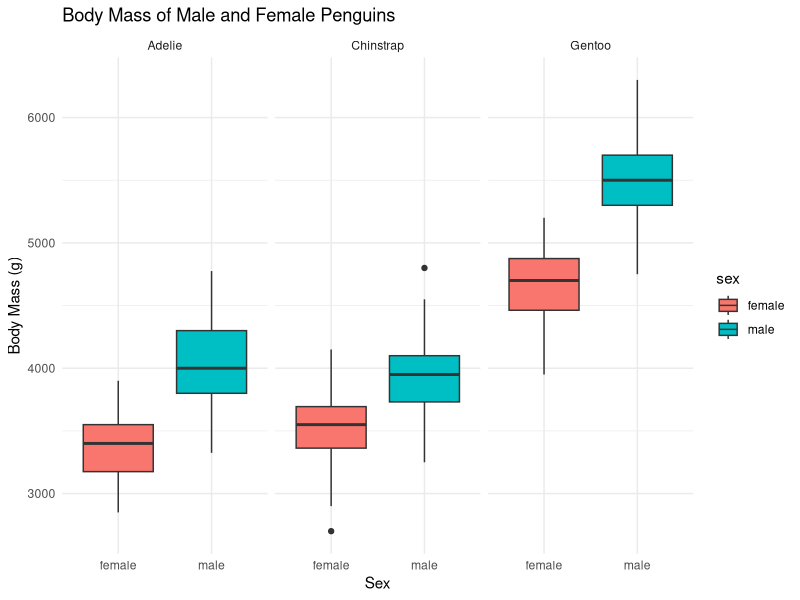
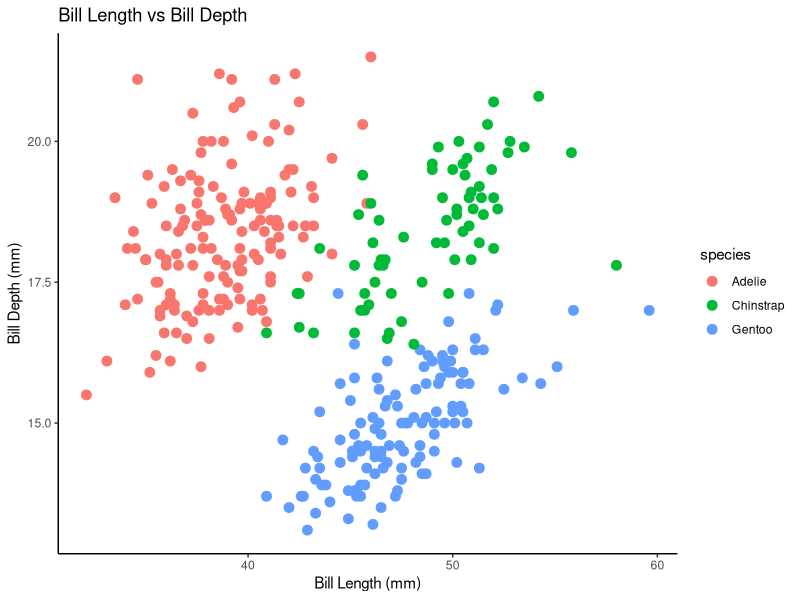
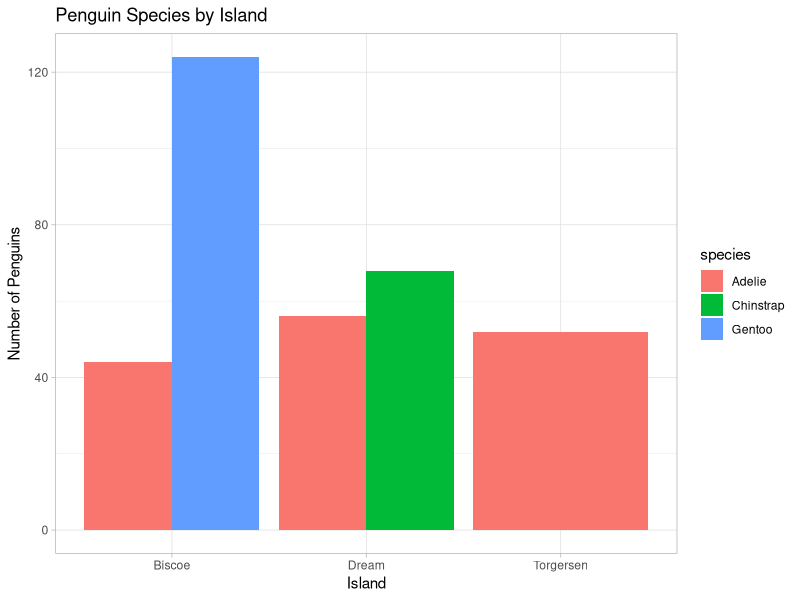

Write R code to recreate these figures, in order.
## ---- chunk 1
# Load the packages needed for this project
library(palmerpenguins)
library(ggplot2)
library(dplyr)

# Load the penguins dataset
data("penguins")
## ---- chunk 2
# Count the number of columns in the penguins dataframe
ncol(penguins)

# Count the number of penguin observations
nrow(penguins)
## ---- chunk 3
# Count the number of penguins in each sex category
table(penguins$sex, useNA = "ifany")
## ---- chunk 4
# Create a dataframe containing only male penguins
pmale <- penguins %>%
  filter(sex == "male")

# Create a dataframe containing only female penguins
pfemale <- penguins %>%
  filter(sex == "female")

# Show the number of rows in each dataframe
nrow(pmale)
nrow(pfemale)
## ---- chunk 5
# Count the number of penguins in each species
table(penguins$species)
## ---- chunk 6
# Create a dataframe containing only Adelie penguins
pAdel <- penguins %>%
  filter(species == "Adelie")

# Create a dataframe containing only Chinstrap penguins
pChin <- penguins %>%
  filter(species == "Chinstrap")

# Create a dataframe containing only Gentoo penguins
pGen <- penguins %>%
  filter(species == "Gentoo")

# Show the number of rows in each dataframe
nrow(pAdel)
nrow(pChin)
nrow(pGen)
## ---- chunk 7
# Count the number of penguins from each island
table(penguins$island)
## ---- chunk 8
# Create a dataframe containing only penguins from Biscoe Island
iBis <- penguins %>%
  filter(island == "Biscoe")

# Create a dataframe containing only penguins from Dream Island
iDream <- penguins %>%
  filter(island == "Dream")

# Create a dataframe containing only penguins from Torgersen Island
iTorg <- penguins %>%
  filter(island == "Torgersen")

# Show the number of rows in each dataframe
nrow(iBis)
nrow(iDream)
nrow(iTorg)
## ---- chunk 9
penguins %>%
  filter(!is.na(sex), !is.na(body_mass_g)) %>%
  ggplot(aes(x = sex, y = body_mass_g, fill = sex)) +
  geom_boxplot() +
  facet_wrap(~species) +
  labs(
    title = "Body Mass of Male and Female Penguins",
    x = "Sex",
    y = "Body Mass (g)"
  ) +
  theme_minimal()
## ---- chunk 10
penguins %>%
  filter(!is.na(bill_length_mm), !is.na(bill_depth_mm)) %>%
  ggplot(aes(
    x = bill_length_mm,
    y = bill_depth_mm,
    color = species
  )) +
  geom_point(size = 3) +
  labs(
    title = "Bill Length vs Bill Depth",
    x = "Bill Length (mm)",
    y = "Bill Depth (mm)"
  ) +
  theme_classic()
## ---- chunk 11
penguins %>%
  count(island, species) %>%
  ggplot(aes(x = island, y = n, fill = species)) +
  geom_col(position = "dodge") +
  labs(
    title = "Penguin Species by Island",
    x = "Island",
    y = "Number of Penguins"
  ) +
  theme_light()
